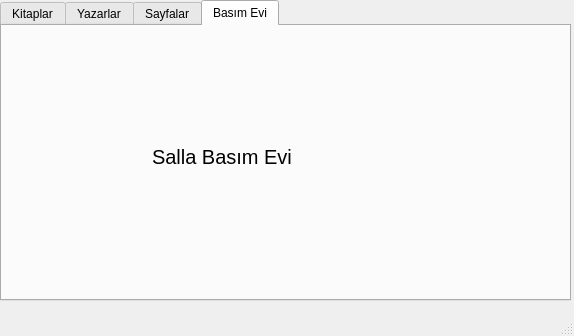
<?xml version="1.0" encoding="UTF-8"?>
<ui version="4.0">
 <class>MainWindow</class>
 <widget class="QMainWindow" name="MainWindow">
  <property name="geometry">
   <rect>
    <x>0</x>
    <y>0</y>
    <width>574</width>
    <height>336</height>
   </rect>
  </property>
  <property name="windowTitle">
   <string>MainWindow</string>
  </property>
  <widget class="QWidget" name="centralwidget">
   <widget class="QTabWidget" name="tabWidget">
    <property name="geometry">
     <rect>
      <x>0</x>
      <y>0</y>
      <width>571</width>
      <height>301</height>
     </rect>
    </property>
    <property name="currentIndex">
     <number>3</number>
    </property>
    <widget class="QWidget" name="tab">
     <attribute name="title">
      <string>Kitaplar</string>
     </attribute>
     <widget class="QLabel" name="label">
      <property name="geometry">
       <rect>
        <x>80</x>
        <y>80</y>
        <width>331</width>
        <height>91</height>
       </rect>
      </property>
      <property name="font">
       <font>
        <pointsize>15</pointsize>
       </font>
      </property>
      <property name="text">
       <string>Beyaz Diş</string>
      </property>
     </widget>
    </widget>
    <widget class="QWidget" name="tab_2">
     <attribute name="title">
      <string>Yazarlar</string>
     </attribute>
     <widget class="QLabel" name="label_2">
      <property name="geometry">
       <rect>
        <x>110</x>
        <y>110</y>
        <width>271</width>
        <height>71</height>
       </rect>
      </property>
      <property name="font">
       <font>
        <pointsize>15</pointsize>
       </font>
      </property>
      <property name="text">
       <string>Ampiri KUkala</string>
      </property>
     </widget>
    </widget>
    <widget class="QWidget" name="tab_3">
     <attribute name="title">
      <string>Sayfalar</string>
     </attribute>
     <widget class="QLabel" name="label_3">
      <property name="geometry">
       <rect>
        <x>140</x>
        <y>100</y>
        <width>251</width>
        <height>71</height>
       </rect>
      </property>
      <property name="font">
       <font>
        <pointsize>25</pointsize>
       </font>
      </property>
      <property name="text">
       <string>250</string>
      </property>
     </widget>
    </widget>
    <widget class="QWidget" name="tab_4">
     <attribute name="title">
      <string>Basım Evi</string>
     </attribute>
     <widget class="QLabel" name="label_4">
      <property name="geometry">
       <rect>
        <x>150</x>
        <y>70</y>
        <width>301</width>
        <height>121</height>
       </rect>
      </property>
      <property name="font">
       <font>
        <pointsize>15</pointsize>
       </font>
      </property>
      <property name="text">
       <string>Salla Basım Evi</string>
      </property>
     </widget>
    </widget>
   </widget>
  </widget>
  <widget class="QMenuBar" name="menubar">
   <property name="geometry">
    <rect>
     <x>0</x>
     <y>0</y>
     <width>574</width>
     <height>21</height>
    </rect>
   </property>
  </widget>
  <widget class="QStatusBar" name="statusbar"/>
 </widget>
 <resources/>
 <connections/>
</ui>
